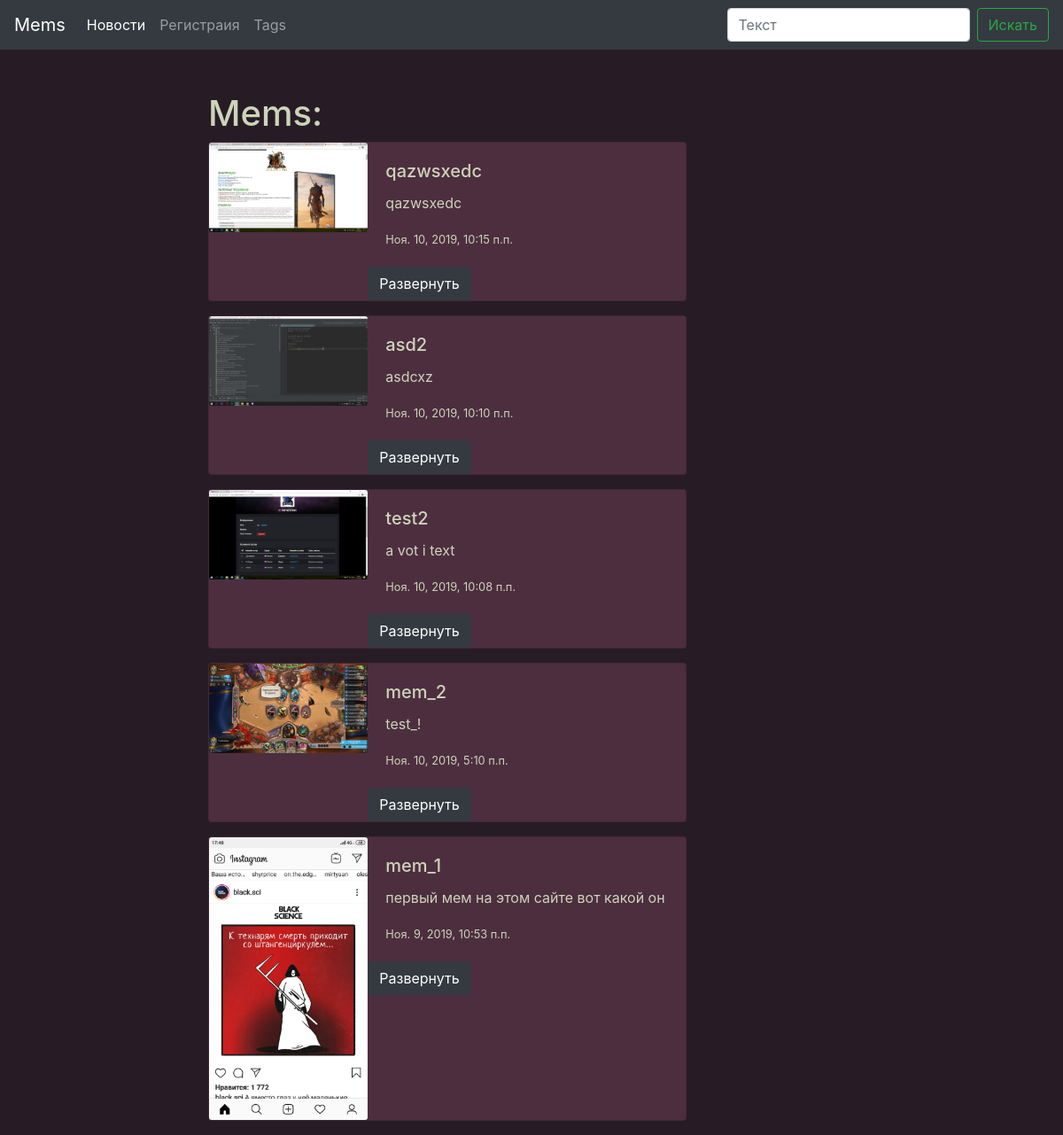
/mems/, run on the app's committed database.
### mems/models.py (models this page shows, shortened)
class MemPost(models.Model):
    title = models.CharField(max_length=150, db_index=True, verbose_name='Название mem')
    slug = models.SlugField(max_length=150, unique=True, verbose_name='Ссылка на mem')
    body = models.TextField(blank=True, db_index=True, verbose_name='Текст')
    date_pub = models.DateTimeField(auto_now_add=True, verbose_name='Дата публикации')
    image = models.ImageField(null=True, upload_to="images/", verbose_name="Изображение")
    def get_absolute_url(self):
        return reverse('mem_detail_url', kwargs={'slug': self.slug})

### mems/views.py (the view)
# urls.py: path('', mems_list, name='mem_list_urls'),
def mems_list(request):
    mems = reversed(MemPost.objects.all())
    return render(request, 'mems/main.html', context={'mems': mems})

### templates/mems/main.html (shortened to what this page needs)
{% extends 'mems/base_mems.html' %}
{% block content %}
    <h1 class="md-5">Mems:</h1>
    {% for mem in mems %}
        {% include 'mems/includes/mems_card_template.html' %}
    {% endfor %}
{% endblock %}

### templates/mems/base_mems.html
{% extends 'base.html' %}

### templates/base.html (shortened to what this page needs)
{% load static %}
<!DOCTYPE html>
<html lang="en">
<head>
    <link rel="stylesheet" href="https://stackpath.bootstrapcdn.com/bootstrap/4.3.1/css/bootstrap.min.css">
    <link rel="stylesheet" href="{% static 'scc/style.css' %}">
</head>
<body>
       <nav class="navbar navbar-expand-lg navbar-dark bg-dark">
            <a class="navbar-brand" href="{% url 'mem_list_urls' %}">Mems</a>
            <div class="collapse navbar-collapse" id="navbarSupportedContent">
                <ul class="navbar-nav mr-auto">
                    <li class="nav-item active">
                        <a class="nav-link" href="{% url 'news_list_url'%}">Новости</a>
                    </li>
                    <li class="nav-item">
                        <a class="nav-link" href="{% url 'registr' %}">Регистраия</a>
                    <li class="nav-item">
                        <a class="nav-link " href="{% url 'tag_list_url' %}" >Tags</a>
                    </li>
                </ul>
                <form class="form-inline my-2 my-lg-0">
                    <input class="form-control mr-sm-2" type="search" placeholder="Текст" aria-label="Search">
                    <button class="btn btn-outline-success my-2 my-sm-0 " type="submit">Искать</button>
                </form>
            </div>
       </nav>
       <div class="container mt-5">
           <div class="row">
               <div class="col-6 offset-md-2">
                   {% block content %}{% endblock %}
               </div>
           </div>
       </div>
</body>
</html>

### templates/mems/includes/mems_card_template.html
{% load static %}
<div class="card mb-3" style="max-width: 600px;">
  <div class="row no-gutters">
    <div class="col-md-4">
      <img src="{{ MEDIA_URL }}{{ mem.image.url }}" class="card-img" alt="...">
    </div>
    <div class="col-md-8">
      <div class="card-body">
        <h5 class="card-title">{{ mem.title }}</h5>
        <p class="card-text">{{ mem.body|truncatewords:15 }}</p>
        <p class="card-text"><small class="text">{{ mem.date_pub }}</small></p>
      </div>
        <a href="{{ mem.get_absolute_url }}" class="btn btn-dark" >Развернуть</a>
    </div>
  </div>
</div>

### static/scc/style.css (style rules this page uses)
body { background-color: #271c25; color: #cdd4b9; }
.card { background-color: #4d2e3f; }

### data on the page
MemPost: image (picture), title "qazwsxedc", body "qazwsxedc", date_pub "Ноя. 10, 2019, 10:15 п.п."
MemPost: image (picture), title "asd2", body "asdcxz", date_pub "Ноя. 10, 2019, 10:10 п.п."
MemPost: image (picture), title "test2", body "a vot i text", date_pub "Ноя. 10, 2019, 10:08 п.п."
MemPost: image (picture), title "mem_2", body "test_!", date_pub "Ноя. 10, 2019, 5:10 п.п."
MemPost: image (picture), title "mem_1", body "первый мем на этом сайте вот какой он", date_pub "Ноя. 9, 2019, 10:53 п.п."
